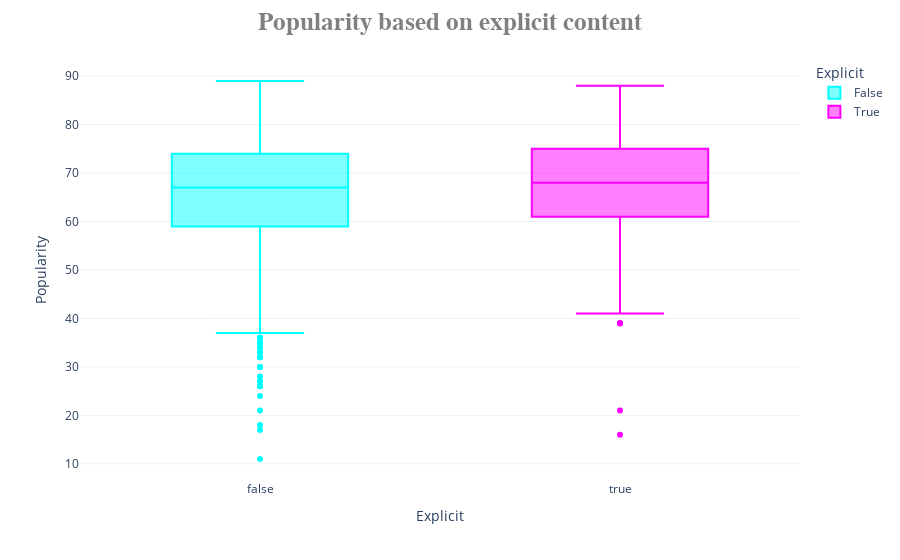

Source (notebook cell):
### Code cell
fig = px.box(df, x='explicit', y='popularity', color='explicit', template='plotly_white', 
             color_discrete_sequence=['cyan','magenta'], labels={'explicit':'Explicit', 'popularity':'Popularity'})
fig.update_layout(title_x=0.5, title={'text':'<b>Popularity based on explicit content</b>','font':{'size':25}}, 
                  title_font_family="Arial", title_font_color="grey")
fig.show()

### Figure 1 — Plotly figure (JSON) as saved in the notebook; plotly's stock layout.template omitted (floating-point values rounded to 4 significant figures; data arrays with more than 128 entries replaced by an {"elided": "..."} marker saying what was removed)
{"data": [{"alignmentgroup": "True", "hovertemplate": "Explicit=%{x}<br>Popularity=%{y}<extra></extra>", "legendgroup": "False", "marker": {"color": "cyan"}, "name": "False", "notched": false, "offsetgroup": "False", "orientation": "v", "showlegend": true, "type": "box", "x": {"elided": "1295 bool values"}, "x0": " ", "xaxis": "x", "y": {"elided": "1295 int values"}, "y0": " ", "yaxis": "y"}, {"alignmentgroup": "True", "hovertemplate": "Explicit=%{x}<br>Popularity=%{y}<extra></extra>", "legendgroup": "True", "marker": {"color": "magenta"}, "name": "True", "notched": false, "offsetgroup": "True", "orientation": "v", "showlegend": true, "type": "box", "x": {"elided": "505 bool values"}, "x0": " ", "xaxis": "x", "y": {"elided": "505 int values"}, "y0": " ", "yaxis": "y"}], "layout": {"boxmode": "overlay", "legend": {"title": {"text": "Explicit"}, "tracegroupgap": 0}, "margin": {"t": 60}, "title": {"font": {"color": "grey", "family": "Arial", "size": 25}, "text": "<b>Popularity based on explicit content</b>", "x": 0.5}, "xaxis": {"anchor": "y", "categoryarray": [false, true], "categoryorder": "array", "domain": [0, 1], "title": {"text": "Explicit"}}, "yaxis": {"anchor": "x", "domain": [0, 1], "title": {"text": "Popularity"}}}}
